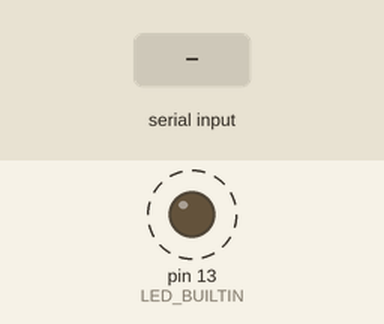
This sketch was run on a simulated Arduino Mega 2560, built with avr-gcc and run on an emulated ATmega2560. Shown: output pins drawn as LEDs (lit = HIGH). Dashed ring = blinking. The inputs (shaded band) are chosen by the test bench. What the sketch prints to the serial monitor is not drawn.

Above: at 1.2 s.
1.3 s: "Que\n" received over Serial
3.2 s: "Exe\n" received over Serial
5.0 s: "1\n" received over Serial
Timing chart, 0 to 12.7 s (numbered marks = the images above; inputs shaded):
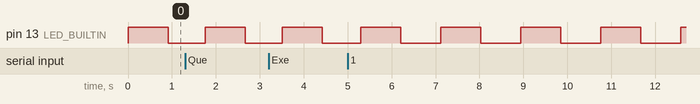

Measured:
- by itself, pin 13 (LED_BUILTIN): alternates HIGH for 0.91 s and LOW for 0.91 s

The sketch:

serialcommega.ino
```cpp
int pinarr[32]={
    37,36,35,34,33,32,31,30,//Relay 1 (1-8)
    22,23,24,25,26,27,28,29,//relay 2 (9-16)
    41,40,43,42,45,44,47,46,
    62,63,64,65,66,67,68,69

};
int pinState[32];
int c,dled,dataavail,msgreported;
//int kedipcepat,kediplambat;

String acommand[]={"Que","Exe"}; // command array
String aparam="All";
String bparam[]={"On","Of"};

String scommand;
char aInput[255];

String s;

void setup() { // initialization
  msgreported=1;
  Serial.begin(115200);
  // put your setup code here, to run once:
  while (!Serial) {
    ; // wait for serial port to connect. Needed for native USB port only
  }
  dled=0;
  pinMode(LED_BUILTIN, OUTPUT);
    Serial.println("serialomega.ino");

}

void loop() { // main loop
  blinkforlife();// for ensuring mcu is running not halted
  processcommand();
  parsecommand();
  if (msgreported==0){
    Serial.println(s);
    Serial.println("Command "+scommand);
    msgreported=1;
    s="";
  }
}
void parsecommand(void){
String stmp;
  int i;
  scommand="";//reset
  for (i=0;i<3;i++){
    if (s.substring(0,3)==acommand[i]){
        scommand=acommand[i];
      }
  }
  if(scommand=="Que"){
    Serial.println("Query oh");
  }
  if(scommand=="Exe"){
    Serial.println("Execute oh");
  }
}


void processcommand(void){
  int j,cx;
  aInput[0]="";
  s="";
  c=0;

  dataavail=0;
  while(Serial.available()>0){
    for(cx=0;cx<100;cx++){
      blinkforlife();
      }
    //delayMicroseconds(1000);
    aInput[c]=Serial.read();
    if(aInput[c]=='\n'){
      dataavail=1;
    }
        c+=1;
   }
   if(dataavail>0){
   msgreported=0;
      for(j=0;j<c;j++){
        if (j>0){
          if((s[j-1]!=' ')&&(aInput[j]!=' ')){
            s+=aInput[j];
          }
         }
         else{
           s+=aInput[j];
         }
       }
        s.trim();
      dataavail=0;
   }

}
void blinkforlife(void){
  dled+=1;
  if (dled>10000){
    dled=0;
  }          /// blinking led yang tidak menggunakan delay sehingga tidak mengganggu main loop
  if (dled<5000){
    if (digitalRead(LED_BUILTIN)!=HIGH){
    digitalWrite(LED_BUILTIN, HIGH);   // turn the LED on (HIGH is the voltage level)
    }
  }
  if (dled>5000){
    if (digitalRead(LED_BUILTIN)!=LOW){
    digitalWrite(LED_BUILTIN, LOW);   // turn the LED on (HIGH is the voltage level)
    }
  }

}
```
